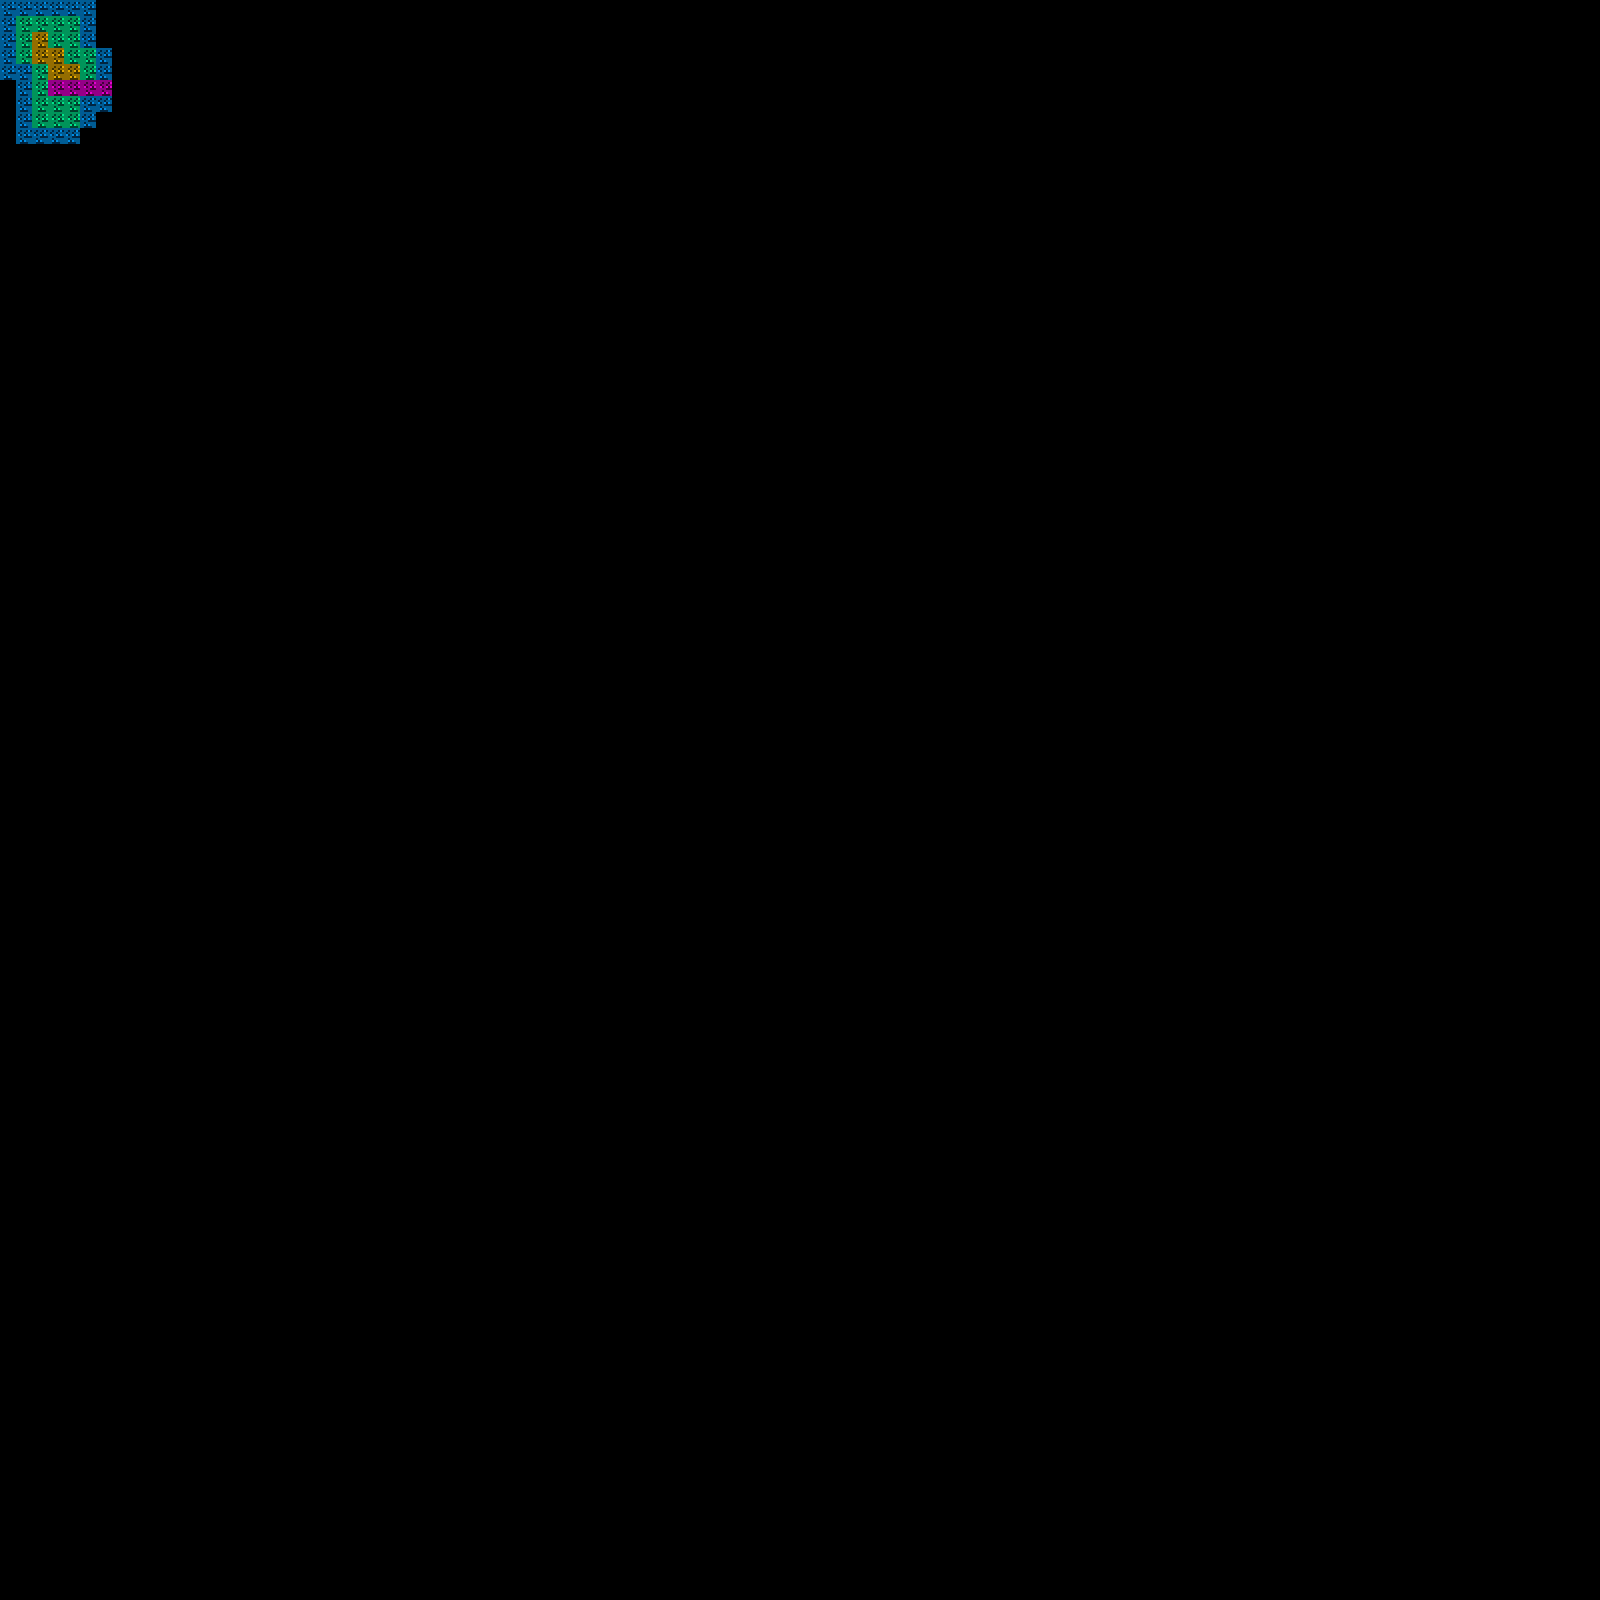

Rendered tile map (Tiled .tmx) drawn with the repository's tilesets; below, a short description and the map source with its tile grids summarised:
An orthogonal 100x100 tile map with 16x16 px tiles, 1 tile layer (Tile Layer 1).

<map version="1.2" tiledversion="1.2.3" orientation="orthogonal" renderorder="right-down" width="100" height="100" tilewidth="16" tileheight="16" infinite="0" nextlayerid="2" nextobjectid="1">
 <tileset firstgid="1" name="tileset64" tilewidth="16" tileheight="16" tilecount="16" columns="4">
  <image source="tileset64.png" trans="000000" width="64" height="64" />
 </tileset>
 <layer id="1" name="Tile Layer 1" width="100" height="100">
  <data>[10000 cells, 53 non-empty, 4 distinct tile ids]</data>
 </layer>
</map>
